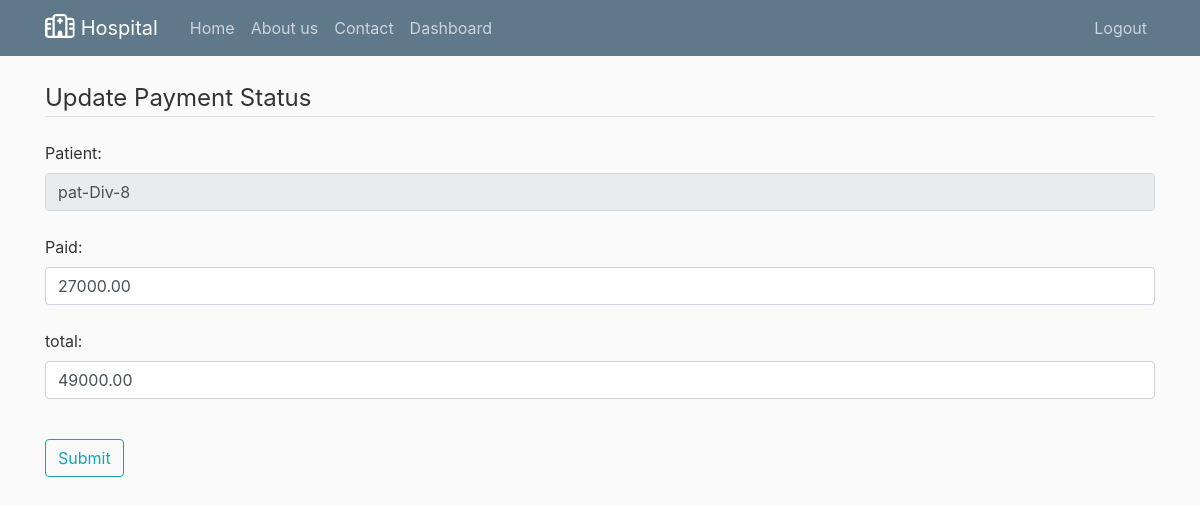
The page /rec/upd-acc-form/4/ (signed in) on the database its author committed.
### reception/models.py (models this page shows)
class Account(models.Model):
    paid = models.DecimalField(max_digits=7, decimal_places=2)
    total = models.DecimalField(max_digits=7, decimal_places=2)
    pat = models.ForeignKey(PatientProfile, on_delete=models.SET_DEFAULT, null=True, default=None)

### patient/models.py (models this page shows)
class PatientProfile(models.Model):
    Male = 'M'
    Female = 'F'
    Other = 'O'
    genderchoice = [
        (Male, 'Male'),
        (Female, 'Female'),
        (Other,'Other')
    ]
    A_plus = 'A+'
    A_minus = 'A-'
    B_plus = 'B+'
    B_minus = 'B-'
    bloodChoice = [
        (A_plus, 'A+ type'),
        (A_minus, 'A- Type'),
        (B_minus,'B- Type'),
        (B_plus, 'B+ Type')
    ]
    user = models.OneToOneField(settings.AUTH_USER_MODEL, on_delete=models.CASCADE, null=True)
    phn = models.BigIntegerField(blank=True, null=True, name='Phone')
    pat_id = models.CharField(max_length=20, null=True, blank=True, unique=True)
    gender = models.CharField(max_length=1, choices=genderchoice, default='M', null=True, name='Gender')
    age = models.IntegerField(blank=True, null=True, name='Age')
    address = models.CharField(max_length=250, blank=True, null=True, name='Address')
    blood_group = models.CharField(max_length=2, choices=bloodChoice, null=True, name='Blood_Group')
    case_paper_no = models.IntegerField(null=True, name='Case_Paper_no')
    img = models.ImageField(null=True, blank=True, name='Profile_Picture')
    def __str__(self):
        return self.pat_id

### reception/views.py (the view)
# urls.py: path('upd-acc-form/<int:pk>/', views.updateAccountFormView, name='upd-acc-form'),
@login_required
def updateAccountFormView(request, pk=0):
    if request.user.is_authenticated:
        curr_user = request.user
        if curr_user.label == 'R':
            app_id = pk
            account = Account.objects.get(pk=app_id)
            if request.method == 'POST':
                paid = request.POST.get('paid')
                total = request.POST.get('total')
                account.paid = paid
                account.total = total
                account.save()
                return redirect('recp-dash')
            else:
                return render(request, 'reception/updAcc.html', {'account': account})

### reception/templates/reception/updAcc.html (shortened to what this page needs)
{% extends 'reception/base.html'%}
{% block content %}
{% load crispy_forms_tags %}
<div class="form-group" class="content-section">
    <form method="POST">
        <fieldset class="form-group">
            <legend class="border-bottom mb-4">
                Update Payment Status
            </legend>
            <label for="pat">Patient:</label>
            <input type="text" class="form-control" id="pat" name="pat" value="{{account.pat}}" disabled style="cursor: not-allowed;"> <br>
            <label for="paid">Paid:</label>
            <input type="text" class="form-control" id="paid" name="paid" value="{{account.paid}}"> <br>
            <label for="total">total:</label>
            <input type="text" class="form-control" id="total" name="total" value="{{account.total}}"> <br>
        </fieldset>
        <div class="form-group">
            <button class="btn btn-outline-info" type="submit">Submit</button>
        </div>
    </form>
</div>
{% endblock content %}

### reception/templates/reception/base.html (style rules this page uses)
body { background: #fafafa; color: #333333; margin-top: 5rem; }

### rows shown on the page
Account: pat "pat-Div-8", paid "27000.00", total "49000.00"
